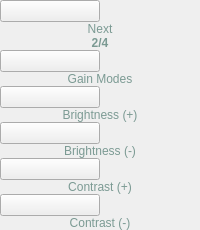
         <widget class="QWidget" name="page_14">
          <layout class="QVBoxLayout" name="verticalLayout_4">
           <property name="spacing">
            <number>0</number>
           </property>
           <property name="leftMargin">
            <number>0</number>
           </property>
           <property name="topMargin">
            <number>0</number>
           </property>
           <property name="rightMargin">
            <number>0</number>
           </property>
           <property name="bottomMargin">
            <number>0</number>
           </property>
           <item>
            <widget class="QPushButton" name="daysight_bt_next_2">
             <property name="sizePolicy">
              <sizepolicy hsizetype="Minimum" vsizetype="Expanding">
               <horstretch>0</horstretch>
               <verstretch>0</verstretch>
              </sizepolicy>
             </property>
             <property name="maximumSize">
              <size>
               <width>100</width>
               <height>16777215</height>
              </size>
             </property>
             <property name="text">
              <string/>
             </property>
            </widget>
           </item>
           <item>
            <widget class="QLabel" name="label_19">
             <property name="sizePolicy">
              <sizepolicy hsizetype="Preferred" vsizetype="Preferred">
               <horstretch>0</horstretch>
               <verstretch>0</verstretch>
              </sizepolicy>
             </property>
             <property name="styleSheet">
              <string notr="true">color: rgb(123, 154, 147);
</string>
             </property>
             <property name="text">
              <string>Next</string>
             </property>
             <property name="alignment">
              <set>Qt::AlignCenter</set>
             </property>
            </widget>
           </item>
           <item>
            <widget class="QLabel" name="label_16">
             <property name="font">
              <font>
               <weight>75</weight>
               <bold>true</bold>
              </font>
             </property>
             <property name="styleSheet">
              <string notr="true">color: rgb(123, 154, 147);</string>
             </property>
             <property name="text">
              <string>2/4</string>
             </property>
             <property name="alignment">
              <set>Qt::AlignCenter</set>
             </property>
            </widget>
           </item>
           <item>
            <widget class="QPushButton" name="bt_gain">
             <property name="sizePolicy">
              <sizepolicy hsizetype="Minimum" vsizetype="Expanding">
               <horstretch>0</horstretch>
               <verstretch>0</verstretch>
              </sizepolicy>
             </property>
             <property name="maximumSize">
              <size>
               <width>100</width>
               <height>16777215</height>
              </size>
             </property>
             <property name="text">
              <string/>
             </property>
            </widget>
           </item>
           <item>
            <widget class="QLabel" name="label_14">
             <property name="styleSheet">
              <string notr="true">color: rgb(123, 154, 147);</string>
             </property>
             <property name="text">
              <string>Gain Modes</string>
             </property>
             <property name="alignment">
              <set>Qt::AlignCenter</set>
             </property>
            </widget>
           </item>
           <item>
            <widget class="QPushButton" name="bt_brightness_cong">
             <property name="sizePolicy">
              <sizepolicy hsizetype="Minimum" vsizetype="Expanding">
               <horstretch>0</horstretch>
               <verstretch>0</verstretch>
              </sizepolicy>
             </property>
             <property name="maximumSize">
              <size>
               <width>100</width>
               <height>16777215</height>
              </size>
             </property>
             <property name="text">
              <string/>
             </property>
            </widget>
           </item>
           <item>
            <widget class="QLabel" name="label_20">
             <property name="styleSheet">
              <string notr="true">color: rgb(123, 154, 147);</string>
             </property>
             <property name="text">
              <string>Brightness (+)</string>
             </property>
             <property name="alignment">
              <set>Qt::AlignCenter</set>
             </property>
            </widget>
           </item>
           <item>
            <widget class="QPushButton" name="bt_brightness_tru">
             <property name="sizePolicy">
              <sizepolicy hsizetype="Minimum" vsizetype="Expanding">
               <horstretch>0</horstretch>
               <verstretch>0</verstretch>
              </sizepolicy>
             </property>
             <property name="maximumSize">
              <size>
               <width>100</width>
               <height>16777215</height>
              </size>
             </property>
             <property name="text">
              <string/>
             </property>
            </widget>
           </item>
           <item>
            <widget class="QLabel" name="label_17">
             <property name="styleSheet">
              <string notr="true">color: rgb(123, 154, 147);</string>
             </property>
             <property name="text">
              <string>Brightness (-)</string>
             </property>
             <property name="alignment">
              <set>Qt::AlignCenter</set>
             </property>
            </widget>
           </item>
           <item>
            <widget class="QPushButton" name="bt_contrast_cong">
             <property name="sizePolicy">
              <sizepolicy hsizetype="Minimum" vsizetype="Expanding">
               <horstretch>0</horstretch>
               <verstretch>0</verstretch>
              </sizepolicy>
             </property>
             <property name="maximumSize">
              <size>
               <width>100</width>
               <height>16777215</height>
              </size>
             </property>
             <property name="text">
              <string/>
             </property>
            </widget>
           </item>
           <item>
            <widget class="QLabel" name="label_15">
             <property name="styleSheet">
              <string notr="true">color: rgb(123, 154, 147);</string>
             </property>
             <property name="text">
              <string>Contrast (+)</string>
             </property>
             <property name="alignment">
              <set>Qt::AlignCenter</set>
             </property>
            </widget>
           </item>
           <item>
            <widget class="QPushButton" name="bt_contrast_tru">
             <property name="sizePolicy">
              <sizepolicy hsizetype="Minimum" vsizetype="Expanding">
               <horstretch>0</horstretch>
               <verstretch>0</verstretch>
              </sizepolicy>
             </property>
             <property name="maximumSize">
              <size>
               <width>100</width>
               <height>16777215</height>
              </size>
             </property>
             <property name="text">
              <string/>
             </property>
            </widget>
           </item>
           <item>
            <widget class="QLabel" name="label_18">
             <property name="styleSheet">
              <string notr="true">color: rgb(123, 154, 147);</string>
             </property>
             <property name="text">
              <string>Contrast (-)</string>
             </property>
             <property name="alignment">
              <set>Qt::AlignCenter</set>
             </property>
            </widget>
           </item>
          </layout>
         </widget>
